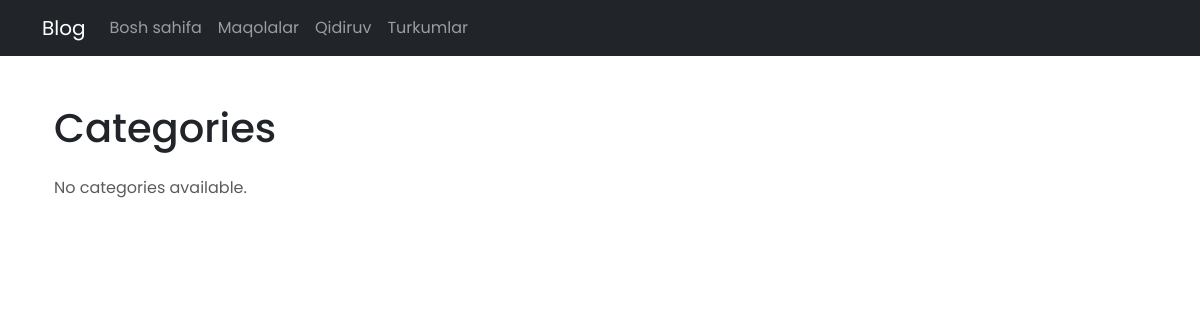
/turkumlar/, run on an earlier commit of the app's database.
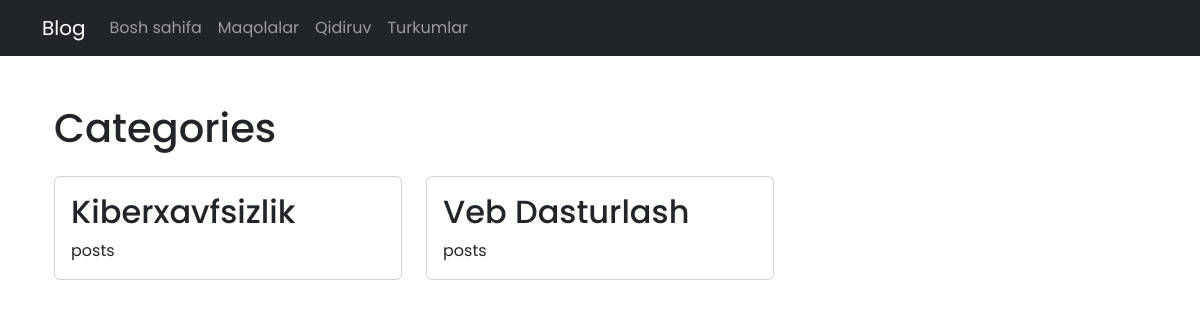
And on a later commit of the database.
### main/models.py (models this page shows, shortened)
class Category(models.Model):
	class Meta:
		verbose_name = 'Category'
		verbose_name_plural = 'Categories'
		ordering = ['name']
	name = models.CharField(max_length=150, unique=True)  # name
	slug = models.SlugField(max_length=150, blank=True, unique=True)  # category

### main/views.py (the view)
# urls.py: path('turkumlar/', views.categories, name='categories'),
def categories(request):
	categories = Category.objects.all()
	return render(request, 'categories.html', {'categories': categories})

### templates/categories.html (shortened to what this page needs)
{% extends 'base.html' %}
{% block content %}
<div class="container mt-4">
    <h1 class="mb-4">Categories</h1>
    <div class="row">
        {% for category in categories %}
            <div class="col-md-6 col-lg-4 mb-4">
                <div class="card h-100">
                    <div class="card-body">
                        <h2 class="card-title">
                            <a href="{% url 'category' category.slug %}" class="text-decoration-none text-dark">
                                {{ category.name }}
                            </a>
                        </h2>
                        <p class="card-text">
                            {{ category.post_set.count }} posts
                        </p>
                    </div>
                </div>
            </div>
        {% empty %}
            <div class="col-12">
                <p class="text-muted">No categories available.</p>
            </div>
        {% endfor %}
    </div>
</div>
{% endblock %}

What changed in the data, as far as the page shows it:
added Category: name "Kiberxavfsizlik"
added Category: name "Veb Dasturlash"
Also different on the page:
text no longer shown: "No categories available."
